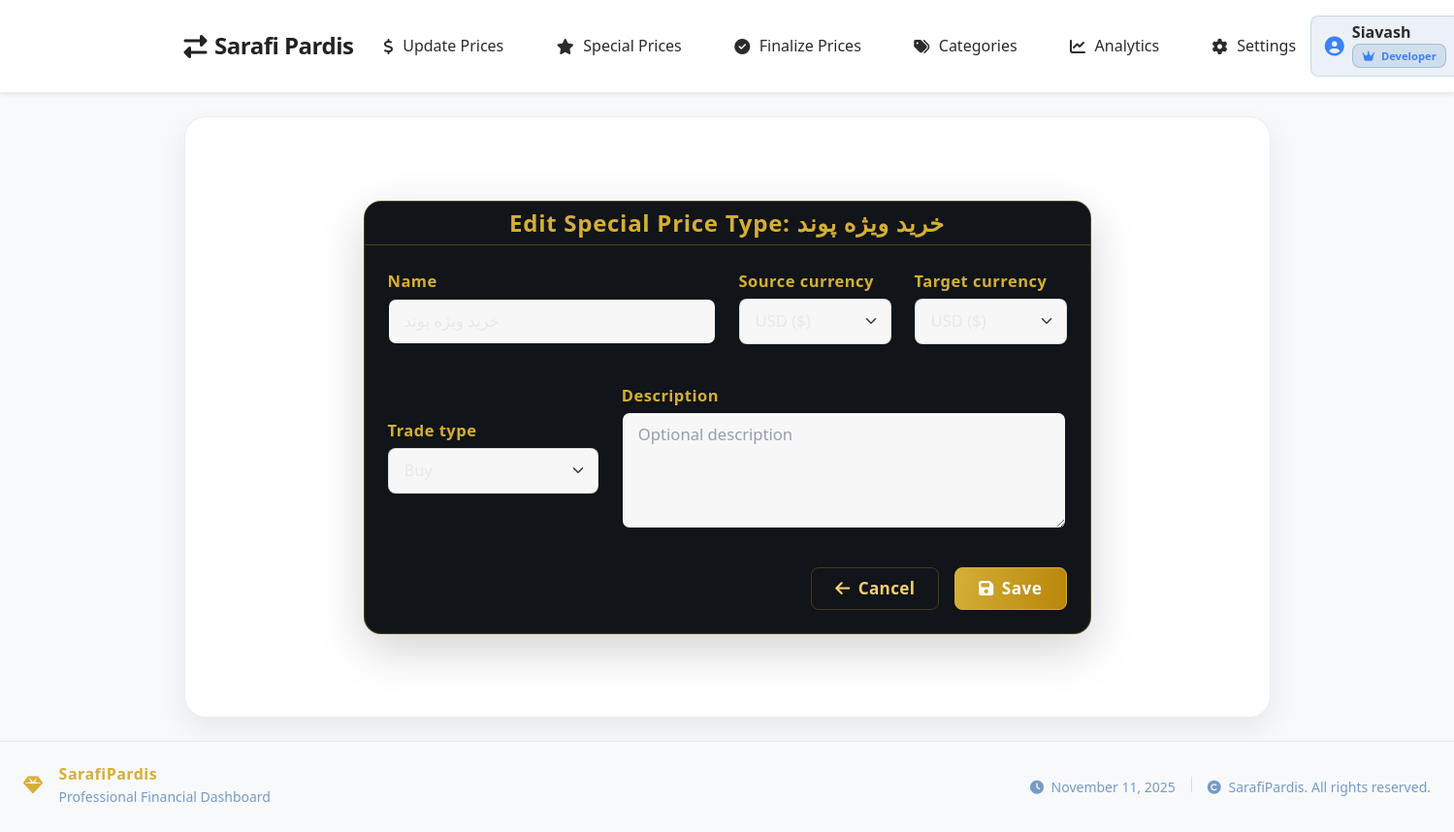
Page /special-prices/edit/3/ (signed in) on the committed database.
### accounts/models.py (models this page shows, shortened)
class CustomUser(AbstractBaseUser, PermissionsMixin):
    ROLE_MANAGEMENT = 'management'
    ROLE_EMPLOYEE = 'employee'
    ROLE_DEVELOPER = 'developer'
    ROLE_CHOICES = (
        (ROLE_MANAGEMENT, 'Management'),
        (ROLE_EMPLOYEE, 'Employee'),
        (ROLE_DEVELOPER, 'Developer'),
    )
    username = models.CharField(max_length=150, unique=True)
    full_name = models.CharField(max_length=255, blank=True)
    role = models.CharField(max_length=20, choices=ROLE_CHOICES, default=ROLE_EMPLOYEE)
    is_active = models.BooleanField(default=True)
    is_staff = models.BooleanField(default=False)
    date_joined = models.DateTimeField(default=timezone.now)
    objects = CustomUserManager()
    USERNAME_FIELD = 'username'
    REQUIRED_FIELDS = []
    class Meta:
        verbose_name = 'user'
        verbose_name_plural = 'users'
    def get_full_name(self):
        return self.full_name or self.username

### special_price/models.py (models this page shows, shortened)
class SpecialPriceType(models.Model):
    name = models.CharField(max_length=100, unique=True)
    slug = models.SlugField(max_length=120, blank=True, unique=True)
    source_currency = models.ForeignKey(Currency, on_delete=models.PROTECT, related_name='special_price_types_source')
    target_currency = models.ForeignKey(Currency, on_delete=models.PROTECT, related_name='special_price_types_target')
    TRADE_CHOICES = (
        ('buy', 'Buy'),
        ('sell', 'Sell'),
    )
    trade_type = models.CharField(max_length=10, choices=TRADE_CHOICES)
    description = models.TextField(blank=True, null=True)
    created_at = models.DateTimeField(auto_now_add=True)
    updated_at = models.DateTimeField(auto_now=True)
    class Meta:
        verbose_name = "Special Price Type"
        verbose_name_plural = "Special Price Types"
        ordering = ['name']

### special_price/views.py (the view)
# urls.py: path('edit/<int:special_price_type_id>/', views.edit_special_price_type, name='edit_type'),
def edit_special_price_type(request, special_price_type_id):
    special_price_type = get_object_or_404(SpecialPriceType, id=special_price_type_id)
    if request.method == 'POST':
        form = SpecialPriceTypeForm(request.POST, instance=special_price_type)
        if form.is_valid():
            form.save()
            messages.success(request, f'Special price type "{form.cleaned_data["name"]}" updated successfully!')
            return redirect('special_price:dashboard')
    else:
        form = SpecialPriceTypeForm(instance=special_price_type)
    context = {
        'form': form,
        'special_price_type': special_price_type,
        'title': f'Edit Special Price Type: {special_price_type.name}'
    }
    return render(request, 'special_price/special_price_type_form.html', context)

### special_price/forms.py
class SpecialPriceTypeForm(forms.ModelForm):
    class Meta:
        model = SpecialPriceType
        fields = ['name', 'source_currency', 'target_currency', 'trade_type', 'description']
        widgets = {
            'name': forms.TextInput(attrs={
                'class': 'form-control theme-input',
                'placeholder': 'Enter special price type name (e.g., Special Price: Pound)'
            }),
            'source_currency': forms.Select(attrs={
                'class': 'form-select theme-input'
            }),
            'target_currency': forms.Select(attrs={
                'class': 'form-select theme-input'
            }),
            'trade_type': forms.Select(attrs={
                'class': 'form-select theme-input'
            }),
            'description': forms.Textarea(attrs={
                'class': 'form-control theme-input',
                'rows': 3,
                'placeholder': 'Optional description'
            }),
        }

### category/context_processors.py (called while the page is built)
def categories_processor(request):
    return {
        'categories': Category.objects.prefetch_related('price_types').all()
    }

### category/models.py (called while the page is built)
    def __str__(self):
        return f"{self.code} ({self.symbol})" if self.symbol else self.code

### special_price/templates/special_price/special_price_type_form.html (shortened to what this page needs)
{% extends "base.html" %}
{% load static %}
{% block content %}
<div class="container py-5">
    <div class="card bg-dark border-gold shadow-lg" style="max-width: 750px; margin: 0 auto;">
        <div class="card-header bg-dark border-bottom-gold text-center">
            <h4 class="mb-0 text-gold fw-bold letter-spacing-1">{{ title }}</h4>
        </div>
        <div class="card-body p-4">
            <form method="post" autocomplete="off" novalidate>
                <div class="row g-4 align-items-center">
                    <div class="col-lg-6">
                        <div class="mb-3">
                            <label class="form-label text-gold fw-semibold">{{ form.name.label }}</label>
                            {{ form.name }}
                        </div>
                    </div>
                    <div class="col-lg-3">
                        <div class="mb-3">
                            <label class="form-label text-gold fw-semibold">{{ form.source_currency.label }}</label>
                            {{ form.source_currency }}
                        </div>
                    </div>
                    <div class="col-lg-3">
                        <div class="mb-3">
                            <label class="form-label text-gold fw-semibold">{{ form.target_currency.label }}</label>
                            {{ form.target_currency }}
                        </div>
                    </div>
                    <div class="col-lg-4">
                        <div class="mb-3">
                            <label class="form-label text-gold fw-semibold">{{ form.trade_type.label }}</label>
                            {{ form.trade_type }}
                        </div>
                    </div>
                    <div class="col-lg-8">
                        <div class="mb-3">
                            <label class="form-label text-gold fw-semibold">{{ form.description.label }}</label>
                            {{ form.description }}
                        </div>
                    </div>
                </div>
                <div class="d-flex flex-column flex-md-row justify-content-end align-items-center mt-4 gap-3">
                    <a href="{% url 'special_price:dashboard' %}" class="btn btn-secondary-gold flex-fill flex-md-grow-0 px-4 py-2">
                        <i class="fas fa-arrow-left me-2"></i>Cancel
                    </a>
                    <button type="submit" class="btn btn-gold flex-fill flex-md-grow-0 px-4 py-2 shadow-sm">
                        <i class="fas fa-save me-2"></i>Save
                    </button>
                </div>
            </form>
        </div>
    </div>
</div>
{% endblock %}

### templates/partials/navbar.html (shortened to what this page needs)
<nav class="navbar navbar-expand-lg sticky-top shadow-sm" id="mainNavbar">
        <div class="container ps-0 d-flex align-items-center">
            <a class="navbar-brand fw-bold d-flex align-items-center" href="{% url 'dashboard:home' %}">
                <i class="fas fa-exchange-alt me-2"></i>
                Sarafi Pardis
            </a>
            <div class="collapse navbar-collapse flex-grow-1" id="mainNavbarContent">
                <ul class="navbar-nav mx-auto mb-2 mb-lg-0">
                                          <li class="nav-item">
                          <a class="nav-link" href="{% url 'change_price:dashboard' %}">
                              <i class="fas fa-dollar-sign me-1"></i>
                              Update Prices
                          </a>
                      </li>
                      <li class="nav-item">
                          <a class="nav-link" href="{% url 'special_price:dashboard' %}">
                              <i class="fas fa-star me-1"></i>
                              Special Prices
                          </a>
                      </li>
                      <li class="nav-item">
                          <a class="nav-link" href="{% url 'finalize:dashboard' %}">
                              <i class="fas fa-check-circle me-1"></i>
                              Finalize Prices
                          </a>
                      </li>
                      <li class="nav-item">
                          <a class="nav-link" href="{% url 'category:category_dashboard' %}">
                              <i class="fas fa-tags me-1"></i>
                              Categories
                          </a>
                      </li>
                    <li class="nav-item">
                        <a class="nav-link" href="#">
                            <i class="fas fa-chart-line me-1"></i>
                            Analytics
                        </a>
                    </li>
                    <li class="nav-item">
                        <a class="nav-link" href="{% url 'setting:settings' %}">
                            <i class="fas fa-cog me-1"></i>
                            Settings
                        </a>
                    </li>
                </ul>
                <ul class="navbar-nav user-section align-items-center">
                    {% if user.is_authenticated %}
                        <li class="nav-item">
                            <div class="user-info d-flex align-items-center">
                                <i class="fas fa-user-circle me-2 fs-5" style="color: var(--color-accent);"></i>
                                <div class="text-start">
                                    <div class="fw-semibold lh-1">
                                        {% if user.get_full_name %}
                                            {{ user.get_full_name }}
                                        {% else %}
                                            {{ user.username }}
                                        {% endif %}
                                    </div>
                                    <div class="small text-muted mt-1">
                                        <span class="badge user-role-badge">
                                            <i class="fas fa-crown me-1"></i>
                                            {{ user.role|capfirst }}
                                        </span>
                                    </div>
                                </div>
                            </div>
                        </li>
                    {% endif %}
                </ul>
            </div>
        </div>
    </nav>

### special_price/templates/special_price/special_price_type_form.html (style rules this page uses)
.bg-dark { background-color: var(--card-bg, #111418) !important; }
.text-gold { color: var(--theme-primary, #D4AF37) !important; letter-spacing: 0.03em; }
.border-gold { border: 1.5px solid var(--border-color, rgba(212, 175, 55, 0.30)) !important; border-radius: 18px !important; }
.border-bottom-gold { border-bottom: 1.5px solid var(--border-color, rgba(212, 175, 55, 0.3)) !important; }
.form-label { font-weight: 600; margin-bottom: 0.25rem; color: var(--theme-primary, #D4AF37); text-shadow: 0 1px 4px rgba(212, 175, 55, 0.06); }
.form-control, .form-select { padding: 0.625rem 1rem; background-color: var(--input-bg, #191b1f) !important; border: 1.2px solid var(--input-border, rgba(212,175,55,0.18)) !important; border-radius: 8px; color: var(--text-primary, #E6E8EA) !important; font-size: 1.04rem; min-height: 47px; transition: all 0.2s cubic-bezier(.68,-0.55,.27,1.55); }
.form-select { appearance: none; -webkit-appearance: none; outline: none; }
input, select, textarea { outline: none !important; box-shadow: none !important; }
@media (min-width: 992px) { .form-label { font-size: 1.03rem; } }
.btn-gold { background: linear-gradient(100deg, var(--theme-primary, #D4AF37) 0%, var(--theme-dark, #B8860B) 100%) !important; border: 1.7px solid var(--theme-primary, #D4AF37) !important; color: var(--btn-text-color, #1a1712) !important; font-weight: 700; font-size: 1.07rem; border-radius: 8px; transition: all 0.18s cubic-bezier(.65, .08, .27, 1.08); letter-spacing: 0.03em; box-shadow: 0 2px 10px rgba(212, 175, 55, 0.09); }
[data-theme="light"] .btn-gold { --btn-text-color: #fff; }
.btn-secondary-gold { background: transparent !important; border: 1.5px solid var(--border-color, rgba(212, 175, 55, 0.25)) !important; color: var(--text-primary, #F3CE75) !important; font-weight: 600; font-size: 1.07rem; border-radius: 8px; letter-spacing: 0.02em; transition: all 0.20s cubic-bezier(.74,.03,.35,1.08); }
.card { box-shadow: 0 6px 28px 0 rgba(0, 0, 0, 0.23), 0 1.5px 6px rgba(212, 175, 55, 0.09); }
.mt-1 { margin-top: 0.25rem !important; }
.mt-4 { margin-top: 1.5rem !important; }

### rows in the picture
CustomUser: get_full_name "Siavash", role "Developer"
SpecialPriceType: name "خرید ویژه پوند", source_currency "USD ($)", target_currency "USD ($)", trade_type "Buy"

### other values in the picture
{{ title }} "Edit Special Price Type: خرید ویژه پوند"
